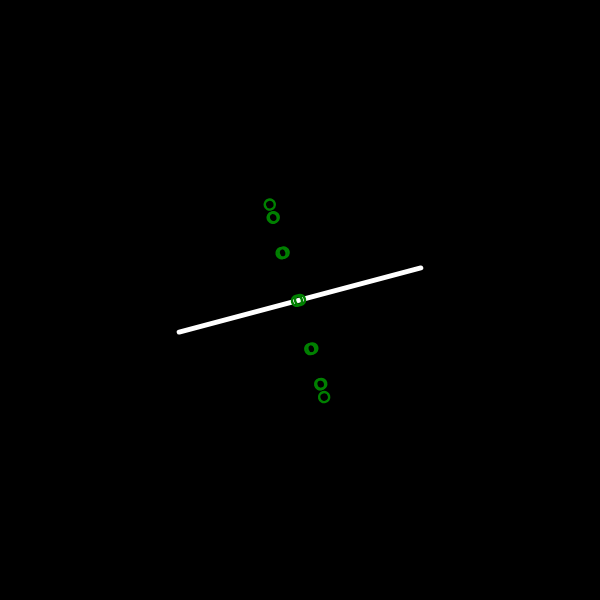
Frame 1 (no input)
Frame 60 (no input): identical to frame 1, image omitted
Frame 120 (the mouse pressed at the canvas centre since frame 60): identical to frame 1, image omitted

The p5.js sketch that drew this single still picture (run headless with seeded random() and noise() and a simulated clock; from frame 60 on, the mouse is pressed at the canvas centre):

// p5.js sketch
// ── sketch.js
let mid = {};
let size = qp("size", 600);
let bg = () => {
  if (this.val) {
    return this.val;
  }
  return (this.val = qpColor("bg", "000"));
};
let lineColor = qpColor("lineColor", "fff");
let pinwheel = null;
function setup() {
  createCanvas(size, size);
  mid = {
    x: size / 2,
    y: size / 2
  };
  //noLoop();
  setupSeed();
  pinwheel = new Pinwheel({ numberOfSpokes: 11, speed: 0.1 });
}

function draw() {
  background(bg());
  translate(mid.x, mid.y);
  pinwheel.draw();
}

class Pinwheel {
  constructor(
    { numberOfSpokes, speed }
  ) {
    this.numberOfSpokes = numberOfSpokes;
    this.incr = 0;
    this.speed = speed;
  }

  draw() {
    const angle = 360 / this.numberOfSpokes;
    push();
    for (let i = 0; i < 1; i += angle) {
      rotate(angle);
      this.lineAndCurve();
    }
    pop();
  }
  lineAndCurve() {
    // draw a straight line down the middle
    {
      const h = 250;
      stroke(color("#fff"));
      strokeWeight(5);
      const halfHeight = h / 2;
      line(0, -halfHeight, 0, halfHeight);
    }
    {
      // draw one that is all like wavy
      const h = 250;
      stroke(color("green"));
      strokeWeight(2.5);
      noFill();
      const halfHeight = h / 2;
      const quarterHeight = h / 4;
      let x = -quarterHeight;
      let y = 0;
      //ellipse(x, y, 10, 10);
      let startAngle = this.incr;
      if (startAngle >= height * 0.325) {
        this.incr = 0;
      }
      this.incr += this.speed;
      let radius = this.incr;
      // push();
      // rotate(radians(90));
      // arc(x, y, radius, startAngle, PI, PI);
      // pop();

      // push();
      // rotate(radians(-90));
      // arc(x, y, radius, startAngle, PI, PI);
      // pop();
      const points = [];
      const period = height;
      const xspacing = 50;
      const dx = (TWO_PI / period) * xspacing;
      const numberOfPoints = Math.floor(period / xspacing);
      const amplitude = 100;
      
      for (let i = 0; i < numberOfPoints; i++) {
        const pt = {x:0, y:0};
        pt.y = dx*i;
        pt.x = sin(pt.y)*amplitude;
        ellipse(pt.x, pt.y, 10, 10);
      }
    }
  }
}
function setupSeed() {
  const fromLocation = new URL(document.location).searchParams.get("seed");
  if (fromLocation) {
    window.seed = parseFloat(fromLocation);
  } else {
    window.seed = ceil(random(0, 1000000));
  }
  console.log(window.seed);
  randomSeed(window.seed);
}

function randomFromArray(arr) {
  const i = Math.floor(random(0, arr.length));
  return arr[i];
}

function qp(name, def, customParser) {
  let value = new URL(document.location).searchParams.get(name);
  if (value === null || value === undefined || value === "") {
    value = def;
  }
  if (customParser) {
    value = customParser(value);
  } else {
    if (!isNaN(value)) {
      value = parseFloat(value);
    }
  }
  console.log("qp", name, value, def);
  return value;
}

function mouseReleased() {
  if (mouseReleased.isCurrentlyPaused) {
    console.log("resumed");
    mouseReleased.isCurrentlyPaused = false;
    return loop();
  }
  mouseReleased.isCurrentlyPaused = true;
  noLoop();
  console.log("paused");
}

function qpColor(name, def) {
  return qp(name, def, v => {
    if (v) {
      return "#" + v;
    }
    return v;
  });
}
